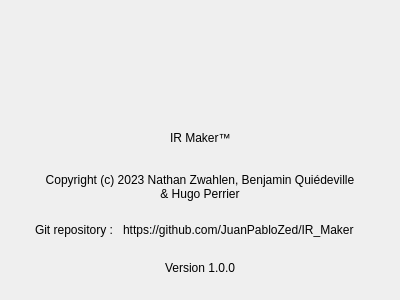
<?xml version="1.0" encoding="UTF-8"?>
<ui version="4.0">
 <class>Form</class>
 <widget class="QWidget" name="Form">
  <property name="geometry">
   <rect>
    <x>0</x>
    <y>0</y>
    <width>400</width>
    <height>300</height>
   </rect>
  </property>
  <property name="minimumSize">
   <size>
    <width>400</width>
    <height>300</height>
   </size>
  </property>
  <property name="maximumSize">
   <size>
    <width>400</width>
    <height>300</height>
   </size>
  </property>
  <property name="windowTitle">
   <string>About</string>
  </property>
  <property name="windowIcon">
   <iconset>
    <normaloff>irmaker.png</normaloff>irmaker.png</iconset>
  </property>
  <property name="whatsThis">
   <string notr="true"/>
  </property>
  <widget class="QLabel" name="label_2">
   <property name="geometry">
    <rect>
     <x>140</x>
     <y>10</y>
     <width>120</width>
     <height>120</height>
    </rect>
   </property>
   <property name="text">
    <string/>
   </property>
   <property name="pixmap">
    <pixmap resource="abt_img.qrc">:/abt_img/irmaker.png</pixmap>
   </property>
   <property name="scaledContents">
    <bool>true</bool>
   </property>
  </widget>
  <widget class="QLabel" name="label_4">
   <property name="geometry">
    <rect>
     <x>35</x>
     <y>222</y>
     <width>89</width>
     <height>16</height>
    </rect>
   </property>
   <property name="text">
    <string>Git repository :</string>
   </property>
  </widget>
  <widget class="QLabel" name="label_6">
   <property name="geometry">
    <rect>
     <x>10</x>
     <y>170</y>
     <width>380</width>
     <height>34</height>
    </rect>
   </property>
   <property name="text">
    <string>Copyright (c) 2023 Nathan Zwahlen, Benjamin Quiédeville
&amp; Hugo Perrier</string>
   </property>
   <property name="alignment">
    <set>Qt::AlignCenter</set>
   </property>
  </widget>
  <widget class="QLabel" name="label_5">
   <property name="geometry">
    <rect>
     <x>123</x>
     <y>222</y>
     <width>248</width>
     <height>16</height>
    </rect>
   </property>
   <property name="text">
    <string>https://github.com/JuanPabloZed/IR_Maker</string>
   </property>
   <property name="textFormat">
    <enum>Qt::MarkdownText</enum>
   </property>
   <property name="openExternalLinks">
    <bool>true</bool>
   </property>
  </widget>
  <widget class="QLabel" name="label">
   <property name="geometry">
    <rect>
     <x>10</x>
     <y>260</y>
     <width>380</width>
     <height>16</height>
    </rect>
   </property>
   <property name="text">
    <string>Version 1.0.0</string>
   </property>
   <property name="alignment">
    <set>Qt::AlignCenter</set>
   </property>
  </widget>
  <widget class="QLabel" name="label_3">
   <property name="geometry">
    <rect>
     <x>170</x>
     <y>130</y>
     <width>61</width>
     <height>16</height>
    </rect>
   </property>
   <property name="text">
    <string>IR Maker™</string>
   </property>
  </widget>
 </widget>
 <resources>
  <include location="abt_img.qrc"/>
  <include location="abt_img.qrc"/>
 </resources>
 <connections/>
</ui>
